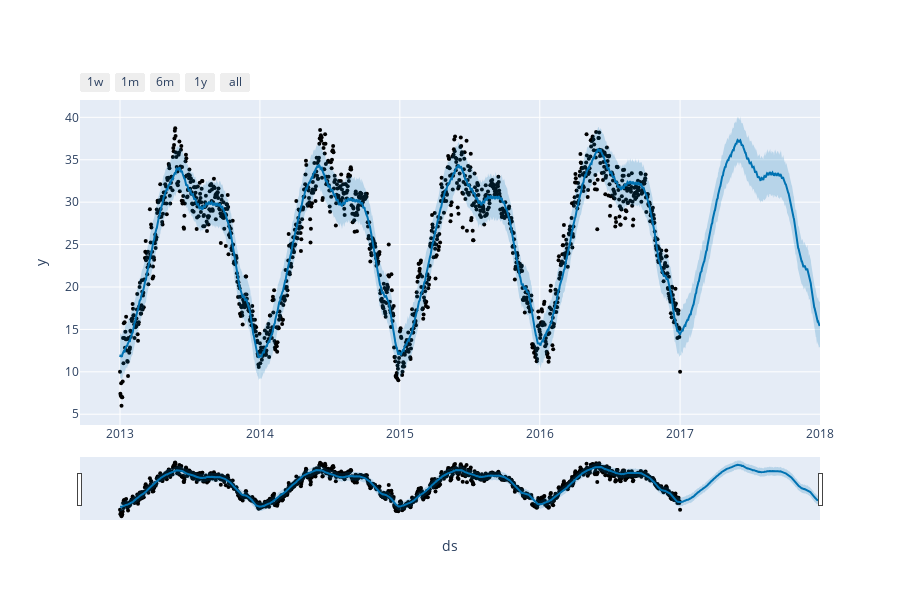

This figure's notebook cell:
### Code cell
from prophet import Prophet
from prophet.plot import plot_plotly, plot_components_plotly
model = Prophet()
model.fit(forecast_data)
forecasts = model.make_future_dataframe(periods=365)
predictions = model.predict(forecasts)
plot_plotly(model, predictions)

### Figure 1 — Plotly figure (JSON) as saved in the notebook; plotly's stock layout.template omitted (floating-point values rounded to 4 significant figures; data arrays with more than 128 entries replaced by an {"elided": "..."} marker saying what was removed)
{"data": [{"marker": {"color": "black", "size": 4}, "mode": "markers", "name": "Actual", "type": "scatter", "x": {"elided": "1462 str values"}, "y": {"elided": "1462 float values"}}, {"hoverinfo": "skip", "line": {"width": 0}, "mode": "lines", "type": "scatter", "x": {"elided": "1827 str values"}, "y": {"elided": "1827 float values"}}, {"fill": "tonexty", "fillcolor": "rgba(0, 114, 178, 0.2)", "line": {"color": "#0072B2", "width": 2}, "mode": "lines", "name": "Predicted", "type": "scatter", "x": {"elided": "1827 str values"}, "y": {"elided": "1827 float values"}}, {"fill": "tonexty", "fillcolor": "rgba(0, 114, 178, 0.2)", "hoverinfo": "skip", "line": {"width": 0}, "mode": "lines", "type": "scatter", "x": {"elided": "1827 str values"}, "y": {"elided": "1827 float values"}}], "layout": {"height": 600, "showlegend": false, "width": 900, "xaxis": {"autorange": false, "range": ["2012-09-18 15:46:17.1429", "2018-01-01"], "rangeselector": {"buttons": [{"count": 7, "label": "1w", "step": "day", "stepmode": "backward"}, {"count": 1, "label": "1m", "step": "month", "stepmode": "backward"}, {"count": 6, "label": "6m", "step": "month", "stepmode": "backward"}, {"count": 1, "label": "1y", "step": "year", "stepmode": "backward"}, {"step": "all"}]}, "rangeslider": {"autorange": true, "range": ["2012-09-18 15:46:17.1429", "2018-01-01"], "visible": true, "yaxis": {"_template": null, "rangemode": "match"}}, "title": {"text": "ds"}, "type": "date"}, "yaxis": {"autorange": true, "range": [3.733, 42.04], "title": {"text": "y"}, "type": "linear"}}}
